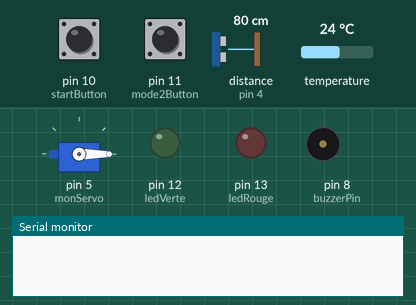
The sketch below on a simulated Arduino Uno, built with avr-gcc and run on an emulated ATmega328P. Parts: servo, output pins drawn as LEDs (lit = HIGH), buzzer (waves = sounding, pin HIGH), the last lines printed to the serial monitor. Wiring (inferred from the names in the program): ultrasonic range finder: trigger pin 3; echo pin 4. Inputs (shaded band) come from the test bench; at power-on: distance to the obstacle (sensor on pin 4) 80 cm, temperature 24 °C, pin 10 (startButton) HIGH, pin 11 (mode2Button) HIGH. The echo pulse lasts 58.3 µs per cm; pins used as bus, display or sensor lines are not drawn.

Above: at 0.1 s.
2.1 s: distance to the obstacle (sensor on pin 4) set to 2 cm
At 2.8 s:
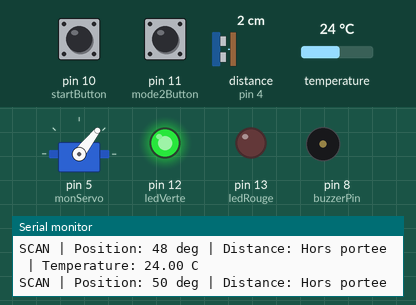
5.6 s: temperature set to 1 °C
9.1 s: pin 10 (startButton) pulled LOW for 0.15 s
At 10.6 s:
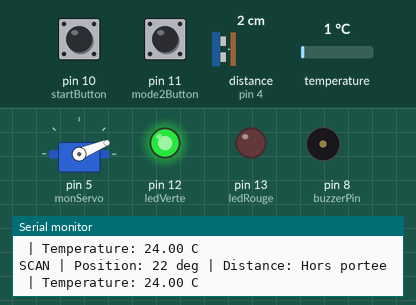
12.6 s: pin 11 (mode2Button) pulled LOW for 0.15 s
At 20.5 s:
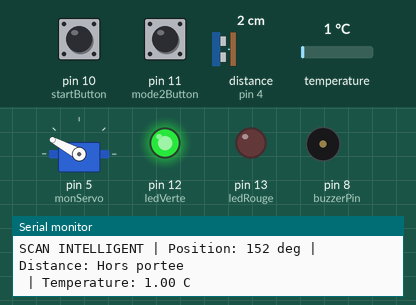
26.7 s: temperature set to 12 °C
40.7 s: pin 10 (startButton) pulled LOW for 3.2 s
At 50.9 s:
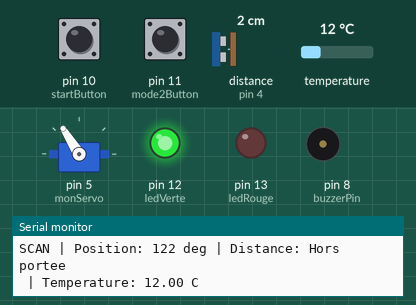
Timing chart, 0 to 62.7 s (numbered marks = the images above; inputs shaded):
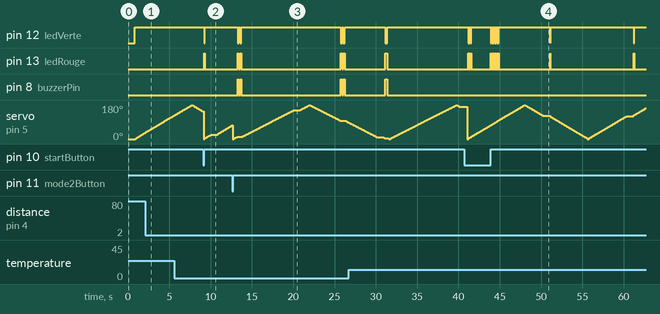

Measured:
- after the input at 12.6 s, pin 8 (buzzerPin): LOW → HIGH after 0.67 s, → LOW 0.14 s later, → HIGH 0.15 s later, → LOW 0.14 s later, … (8 changes in this stretch)
- after the input at 40.7 s, pin 8 (buzzerPin): stops changing and stays LOW

The sketch:

VrFinal.ino
```cpp
#include <Servo.h>
#include <OneWire.h>
#include <DallasTemperature.h>

//leds
const int ledVerte = 12;
const int ledRouge = 13;

//Buzzer
const int buzzerPin = 8;
//config du capteur temp
const int oneWireBus = 2;
OneWire oneWire(oneWireBus);
DallasTemperature sensors(&oneWire);


Servo monServo;

const int startButton = 10;
const int mode2Button = 11;


float temperature = -127;
unsigned long lastTempRead = 0;
const unsigned long tempInterval = 10000;

const int trigPin = 3;
const int echoPin = 4;

int mode = 1;

int position = 0;
int direction = 1;
const int stepSize = 2;

bool lastStartState = HIGH;
bool lastMode2State = HIGH;
unsigned long lastStartTime = 0;
unsigned long lastMode2Time = 0;
const unsigned long debounceDelay = 100;

bool objetDetecte = false;

float lireDistanceCM() {
  digitalWrite(trigPin, LOW);
  delayMicroseconds(2);
  digitalWrite(trigPin, HIGH);
  delayMicroseconds(10);
  digitalWrite(trigPin, LOW);

  long duree = pulseIn(echoPin, HIGH, 20000);

  if (duree == 0) return -1;

  float distance = duree * 0.0343 / 2.0;

  if (distance < 2 || distance > 400) return -1;

  return distance;
}

//func de temp
float lireTemperatureC() {
  sensors.requestTemperatures();
  float tempC = sensors.getTempCByIndex(0);

  if (tempC == DEVICE_DISCONNECTED_C) {
    return -127;
  }

  return tempC;
}


void setup() {


  pinMode(ledVerte, OUTPUT);
  pinMode(ledRouge, OUTPUT);

  digitalWrite(ledVerte, LOW);
  digitalWrite(ledRouge, LOW);
  pinMode(startButton, INPUT_PULLUP);
  pinMode(mode2Button, INPUT_PULLUP);
  pinMode(trigPin, OUTPUT);
  pinMode(echoPin, INPUT);

  pinMode(buzzerPin, OUTPUT);
  digitalWrite(buzzerPin, LOW);

  sensors.begin();
  monServo.attach(5);
  monServo.write(0);
  temperature = lireTemperatureC();
  Serial.begin(9600);
  Serial.println("Systeme demarre en MODE 1 : SCAN NORMAL");
  Serial.println("BTN Red = MODE SCAN NORMAL");
  Serial.println("BTN Bleu = MODE SCAN INTELLIGENT");

}

void loop() {
  bool startState = digitalRead(startButton);
  bool mode2State = digitalRead(mode2Button);
  unsigned long now = millis();

  if (startState == LOW && lastStartState == HIGH && (now - lastStartTime) > debounceDelay) {
    digitalWrite(buzzerPin, LOW);
    lastStartTime = now;
    mode = 1;
    position = 0;
    direction = 1;
    objetDetecte = false;
    Serial.println("MODE 1 : SCAN NORMAL");
  }

  if (mode2State == LOW && lastMode2State == HIGH && (now - lastMode2Time) > debounceDelay) {
    digitalWrite(buzzerPin, LOW);
    lastMode2Time = now;
    mode = 2;
    objetDetecte = false;
    position = 0;
    direction = 1;
    Serial.println("MODE 2 : SCAN INTELLIGENT");
  }

  lastStartState = startState;
  lastMode2State = mode2State;


  if (millis() - lastTempRead >= tempInterval) {
    lastTempRead = millis();
    temperature = lireTemperatureC();
  }

  float distance = lireDistanceCM();


  if (mode == 1) {
    monServo.write(position);
    //verification obstacle
    if (distance > 0 && distance <= 20) {
    digitalWrite(ledRouge, HIGH);
    digitalWrite(ledVerte, LOW);
    }
    else {
        digitalWrite(ledRouge, LOW);
        digitalWrite(ledVerte, HIGH);
    }

    Serial.print("SCAN | Position: ");
    Serial.print(position);
    Serial.print(" deg | Distance: ");
    if (distance < 0) Serial.println("Hors portee");
    else {
      Serial.print(distance);
      Serial.println(" cm");
    }

    position += direction * stepSize;

    if (position >= 180) {
      position = 180;
      direction = -1;
    }
    if (position <= 0) {
      position = 0;
      direction = 1;
    }

    delay(20);
  }

  else if (mode == 2) {
    if (!objetDetecte) {
      monServo.write(position);

      Serial.print("SCAN INTELLIGENT | Position: ");
      Serial.print(position);
      Serial.print(" deg | Distance: ");
      if (distance < 0) Serial.println("Hors portee");
      else {
        Serial.print(distance);
        Serial.println(" cm");
      }

      if (distance > 0 && distance <= 20) {
        digitalWrite(ledRouge, HIGH);
        digitalWrite(ledVerte, LOW);
        digitalWrite(buzzerPin, HIGH);
        objetDetecte = true;
        Serial.print("CIBLE VERROUILLEE | Angle: ");
        Serial.print(position);
        Serial.print(" deg | Distance: ");
        Serial.print(distance);
        Serial.println(" cm");
      } else {
        digitalWrite(ledRouge, LOW);
        digitalWrite(ledVerte, HIGH);
        position += direction * stepSize;

        if (position >= 180) {
          position = 180;
          direction = -1;
        }
        if (position <= 0) {
          position = 0;
          direction = 1;
        }

        delay(20);
      }
    } else {
      Serial.print("CIBLE VERROUILLEE | Angle: ");
      Serial.print(position);
      Serial.print(" deg | Distance: ");
      if (distance < 0) Serial.println("Hors portee");
      else {
        Serial.print(distance);
        Serial.println(" cm");
      }

      if (distance < 0 || distance > 20) {

        digitalWrite(ledRouge, LOW);
        digitalWrite(ledVerte, HIGH);
        digitalWrite(buzzerPin, LOW);
        objetDetecte = false;
        Serial.println("Cible perdue -> reprise scan");
      }


      delay(100);
    }


  }

  Serial.print(" | Temperature: ");
  if (temperature == -127) {
    Serial.println("Erreur");
  } else {
    Serial.print(temperature);
    Serial.println(" C");
  }
}
```
